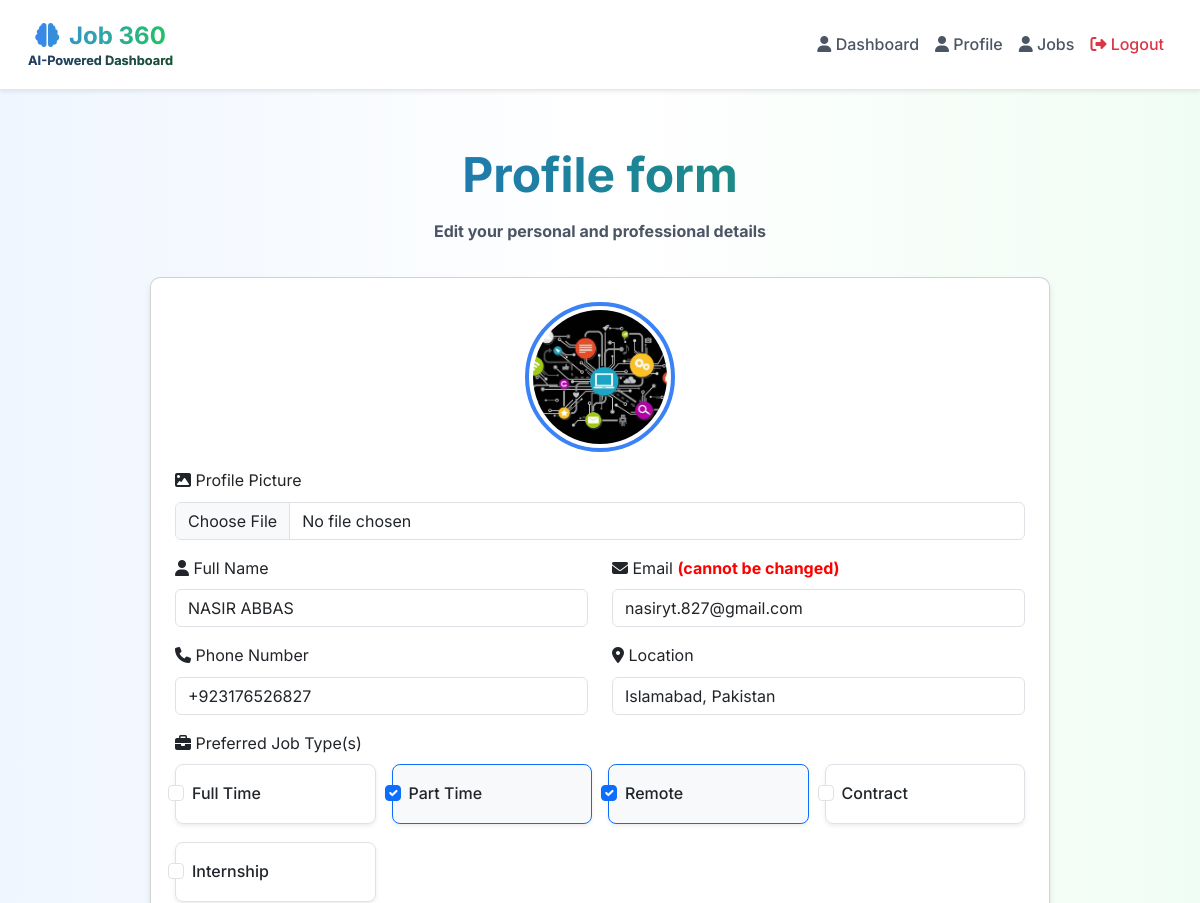
Before: /update-profile/ (signed in, upper part) with the older database file.
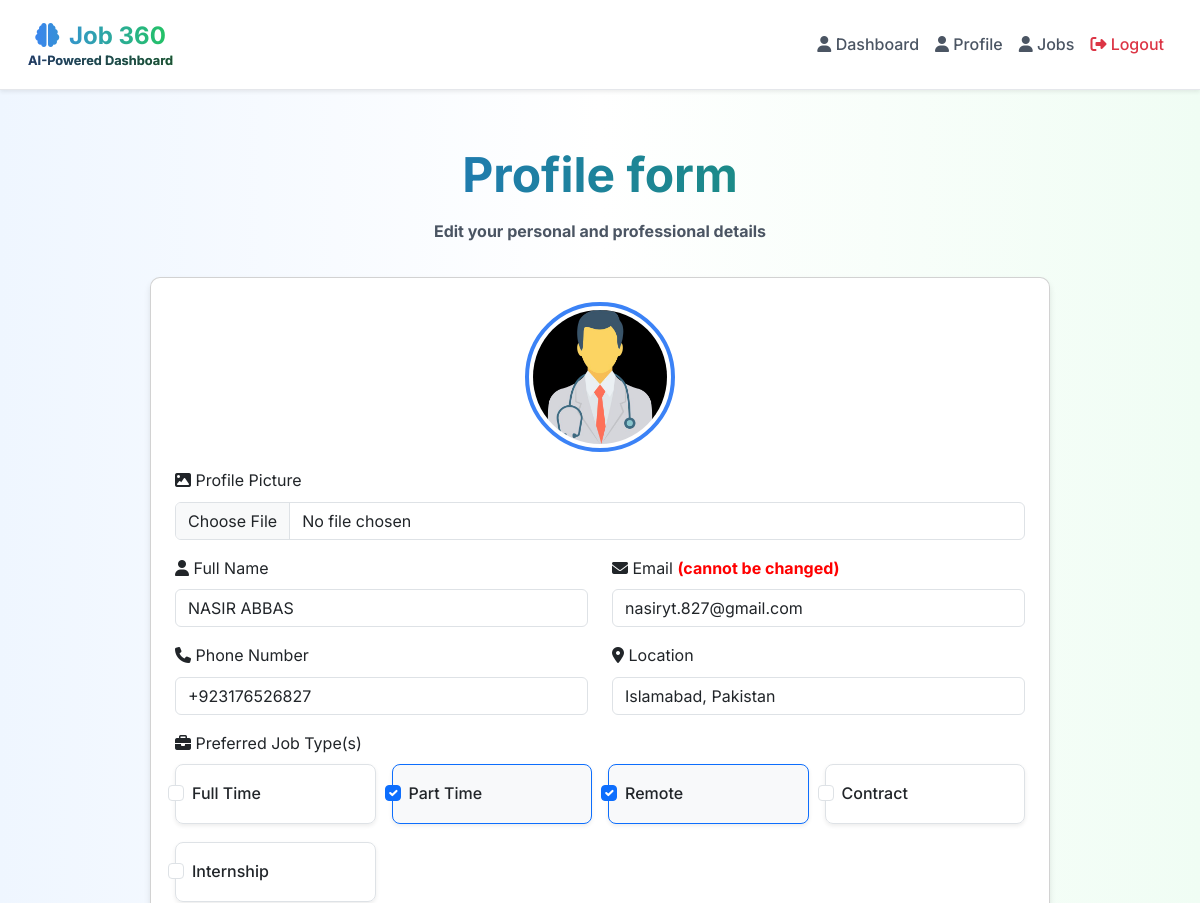
After: the same page with the newer database file.
### myapp/models.py (models this page shows, shortened)
class JobSeeker(models.Model):
    full_name = models.CharField(max_length=100)
    email = models.EmailField(unique=True)
    password = models.CharField(max_length=255)
    phone_number = models.CharField(max_length=20)
    location = models.CharField(max_length=100)
    education = models.TextField()
    work_experience = models.TextField()
    skills = models.TextField()
    certificate = models.TextField(blank=True, help_text="List your certifications (e.g., AWS Certified, Google Analytics)")
    certification_files = models.FileField(
        upload_to='certifications/',
        null=True,
        blank=True,
        help_text="Upload proof of certifications (PDF, JPG, JPEG, PNG)"
    )
    job_type = models.CharField(
        max_length=200,
        blank=True,
        help_text="Comma-separated list of preferred job types"
    )
    professional_references = models.TextField(blank=True, null=True)
    status = models.CharField(max_length=10, choices=STATUS_CHOICES, default='pending')
    profile_picture = models.ImageField(upload_to='profile_pics/', null=True, blank=True)
    def get_job_type_list(self):
        if self.job_type:
            return [jt.strip() for jt in self.job_type.split(',') if jt.strip()]
        return []

### myapp/views.py (the view, shortened to what this page needs)
# urls.py: path('update-profile/', views.update_profile_view, name='update_profile'),
def update_profile_view(request):
    jobseeker_id = request.session.get('jobseeker_id')
    if not jobseeker_id:
        messages.error(request, "Please log in to update your profile.")
        return redirect('login')
    jobseeker = get_object_or_404(JobSeeker, id=jobseeker_id)
    return render(request, 'update_profile.html', {
        'jobseeker': jobseeker,
        'job_type_choices': JOB_TYPE_CHOICES,
    })

### templates/update_profile.html (shortened to what this page needs)
{% extends 'base.html' %}
{% block content %}
<h1 class="main-heading">Profile form</h1>
<p class="sub-text">Edit your personal and professional details</p>
<div class="card p-4" style="max-width: 900px; margin: 0 auto; border-radius: 10px; box-shadow: 0 4px 6px rgba(0, 0, 0, 0.1); text-align: left;">
    <form method="post" enctype="multipart/form-data" class="needs-validation" novalidate>
        {% if jobseeker.profile_picture %}
        <div class="d-flex justify-content-center mb-3">
            <div class="position-relative">
                <img src="{{ jobseeker.profile_picture.url }}" alt="Profile Picture"
                     class="img-thumbnail rounded-circle"
                     style="width: 150px; height: 150px; object-fit: cover; border: 4px solid #3b82f6;">
            </div>
        </div>
        {% endif %}
        <div class="mb-3">
            <label for="id_profile_picture" class="form-label"><i class="fas fa-image"></i> Profile Picture</label>
            <input type="file" name="profile_picture" id="id_profile_picture" class="form-control" accept="image/*">
        </div>
        <div class="row mb-3">
            <div class="col-md-6">
                <label for="id_full_name" class="form-label"><i class="fas fa-user"></i> Full Name</label>
                <input type="text" name="full_name" id="id_full_name" class="form-control" placeholder="Enter your full name" value="{{ jobseeker.full_name|default_if_none:'' }}" required>
            </div>
            <div class="col-md-6">
                <label class="form-label"><i class="fas fa-envelope"></i> Email <strong style="color: red;">(cannot be changed)</strong></label>
                <input type="email" class="form-control" placeholder="your.email@example.com" value="{{ jobseeker.email|default_if_none:'' }}" readonly>
            </div>
        </div>
        <div class="row mb-3">
            <div class="col-md-6">
                <label for="id_phone_number" class="form-label"><i class="fas fa-phone"></i> Phone Number</label>
                <input type="text" name="phone_number" id="id_phone_number" class="form-control" placeholder="+1 (555) 123-4567" value="{{ jobseeker.phone_number|default_if_none:'' }}" required>
            </div>
            <div class="col-md-6">
                <label for="id_location" class="form-label"><i class="fas fa-map-marker-alt"></i> Location</label>
                <input type="text" name="location" id="id_location" class="form-control" placeholder="City, State/Country" value="{{ jobseeker.location|default_if_none:'' }}" required>
            </div>
        </div>
        <div class="mb-4">
            <label class="form-label"><i class="fas fa-briefcase"></i> Preferred Job Type(s)</label>
            <div class="row g-3">
                {% for value, label in job_type_choices %}
                <div class="col-sm-6 col-md-4 col-lg-3">
                    <div class="form-check border rounded-3 p-3 shadow-sm hover-shadow {% if value in jobseeker.get_job_type_list %}border-primary bg-light{% endif %}">
                        <input class="form-check-input" type="checkbox" name="job_type" value="{{ value }}" id="job_type_{{ value }}"
                               {% if value in jobseeker.get_job_type_list %}checked{% endif %}>
                        <label class="form-check-label fw-medium text-dark" for="job_type_{{ value }}">
                            {{ label }}
                        </label>
                    </div>
                </div>
                {% endfor %}
            </div>
        </div>
    </form>
</div>
{% endblock %}

Changed rows visible on the page:
changed JobSeeker "NASIR ABBAS": profile_picture: a different picture
